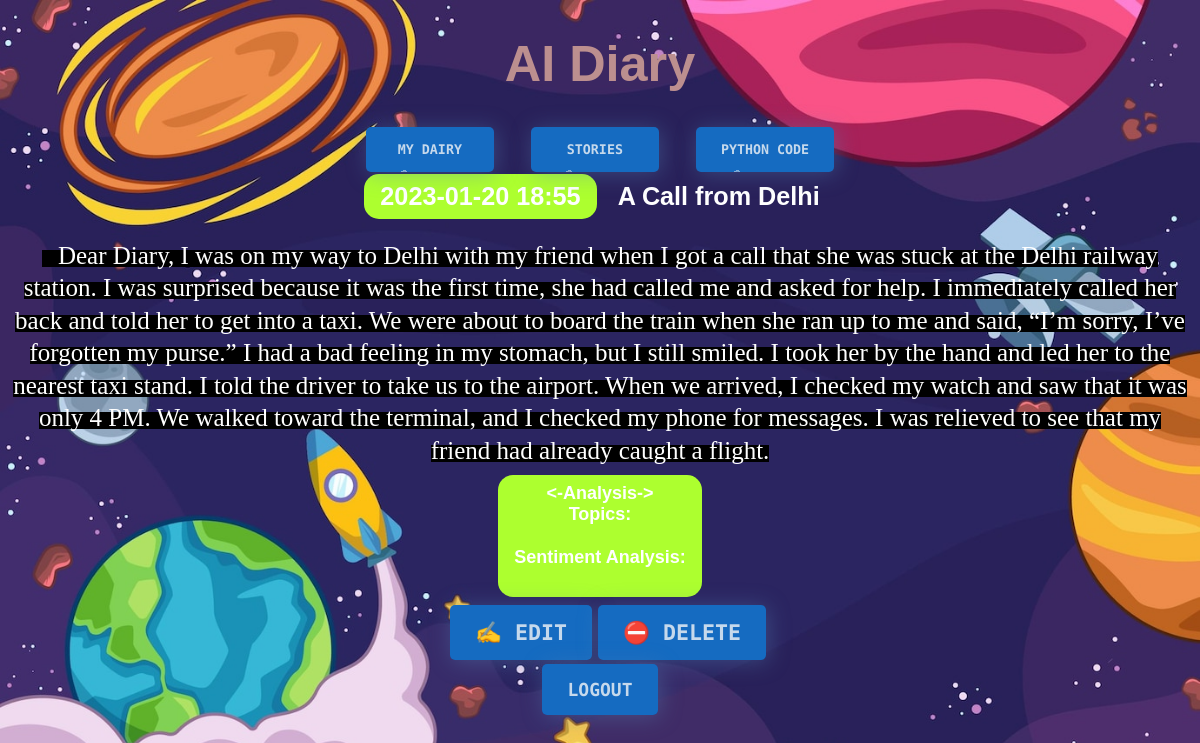
The page /entry/5 (signed in) on the database its author committed.
### entries/models.py (models this page shows, shortened)
class Entry(models.Model):
    title = models.CharField(max_length=200)
    content = models.TextField()
    date_created = models.DateTimeField(default=timezone.now)
    class Meta:
        verbose_name_plural = "Entries"

### entries/views.py (the view)
class EntryDetailView(LockedView, DetailView):
    model = Entry

### entries/templates/entries/entry_detail.html (shortened to what this page needs)
{% extends "entries/base.html" %}
{% block content %}
    <article>
        <h2>{{ entry.date_created|date:'Y-m-d H:i' }}</h2>
        <h3>{{ entry.title }}</h3>
        <br>
        <br>
        <div class="container">
        <p id="myentry">{{ entry.content }}</p>
    </div>
        <br>
    </article>
    	<div class="newcon"><b><-Analysis-></b>
    		<br>
    		<b>Topics:</b>
    		<b>Sentiment Analysis:</b>
    	</div>
	<p>
	    <a class="button" href="{% url 'entry-update' entry.id %}">✍️ Edit</a>
	    <a class="button" href="{% url 'entry-delete' entry.id %}">⛔ Delete</a>
	</p>
{% endblock %}

### entries/static/css/diary.css (style rules this page uses)
:root { --text-color: hsla(210, 50%, 85%, 1); --shadow-color: hsla(210, 40%, 52%, .4); --btn-color: hsl(210, 80%, 42%); --bg-color: #141218; }
* { box-sizing: border-box; }
body { font-family: sans-serif; font-size: 18px; }
a { color: red; }
h2, h3 { border-radius: 15px; font-size: 1.4em; margin: 0; display: inline-block; padding: 0.5rem 1rem; vertical-align: top; color: white; }
h2 { background-color: greenyellow; }
article { margin-bottom: 0.5rem; }
p { font-size: 1.2em; padding-left: 1rem; line-height: 1.3em; max-width: 36rem; color: white; }
.container { all: initial; background-color: black; width: 100vw; }
.container p { display: inline; color: white; font-size: 25px; background-color: transparent; }
.button, input[type="submit"], button { min-height: 3em; padding: 0 1rem; border-radius: 15px; position:relative; padding: 15px 25px; border: none; background: none; cursor: pointer; font-family: "Source Code Pro"; font-weight: 900; text-transform: uppercase; color: var(--text-color); background-color: var(--btn-color); box-shadow: var(--shadow-color) 2px 2px 22px; border-radius: 5px; z-index: 0; overflow: hidden; text-decoration: none; }

### entries/templates/entries/entry_detail.html (style rules this page uses)
.newcon { border-radius: 15px; font-size: 1em; margin: 0; display: inline-block; padding: 0.5rem 1rem; vertical-align: top; color: white; background-color: greenyellow; }

### rows shown on the page
Entry: date_created "2023-01-20 18:55", title "A Call from Delhi", content "Dear Diary, I was on my way to Delhi with my friend when I got a call that she was stuck at the Delhi railway station. I was surprised because it was the first time, she had called me and asked for help. I immediately called her back and told her to get into a taxi. We were about to board the train when she ran up to me and said, “I’m sorry, I’ve forgotten my purse.” I had a bad feeling in my stomach, but I still smiled. I took her by the hand and led her to the nearest taxi stand. I told the driver to take us to the airport. When we arrived, I checked my watch and saw that it was only 4 PM. We walked toward the terminal, and I checked my phone for messages. I was relieved to see that my…"
